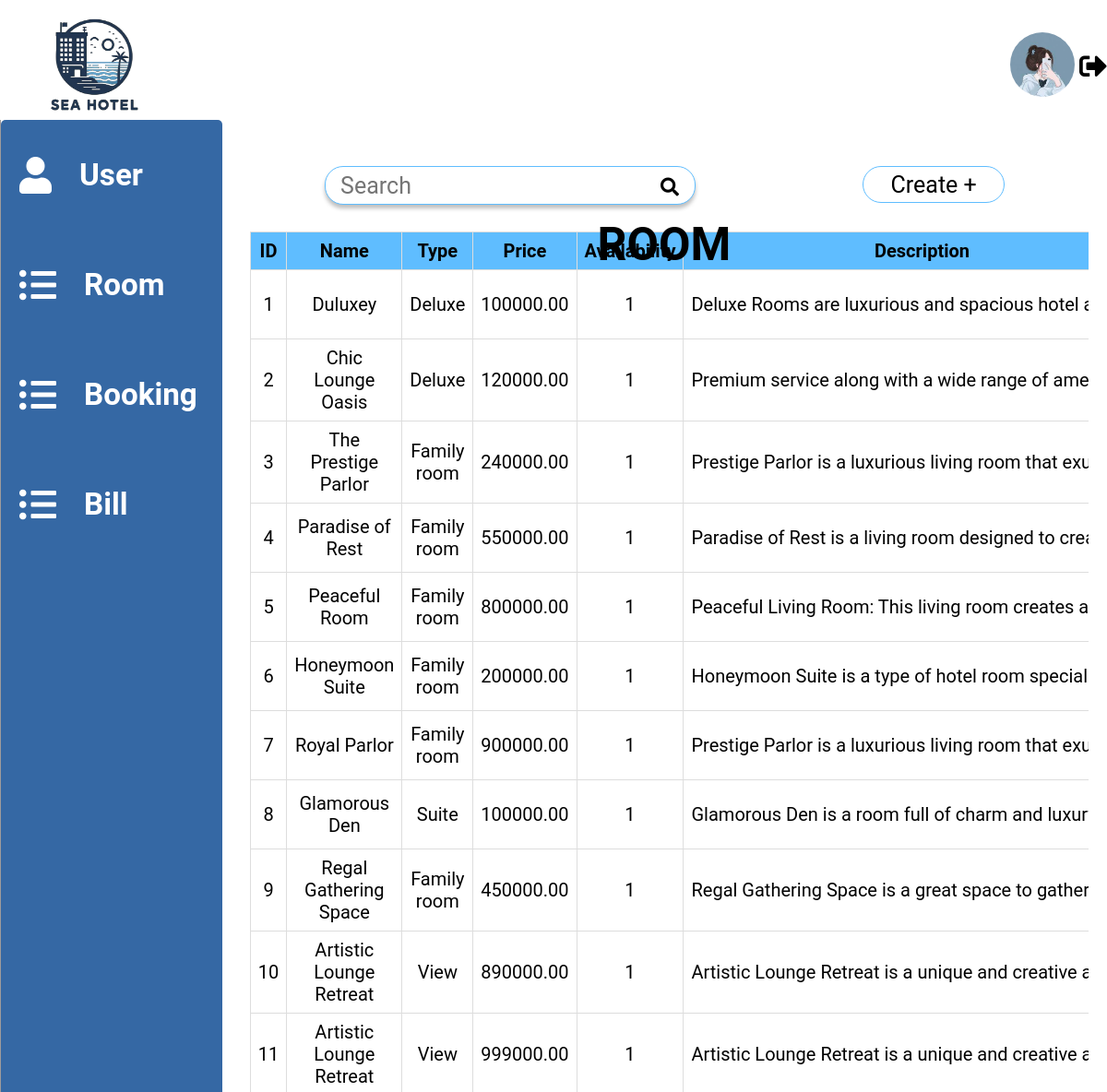
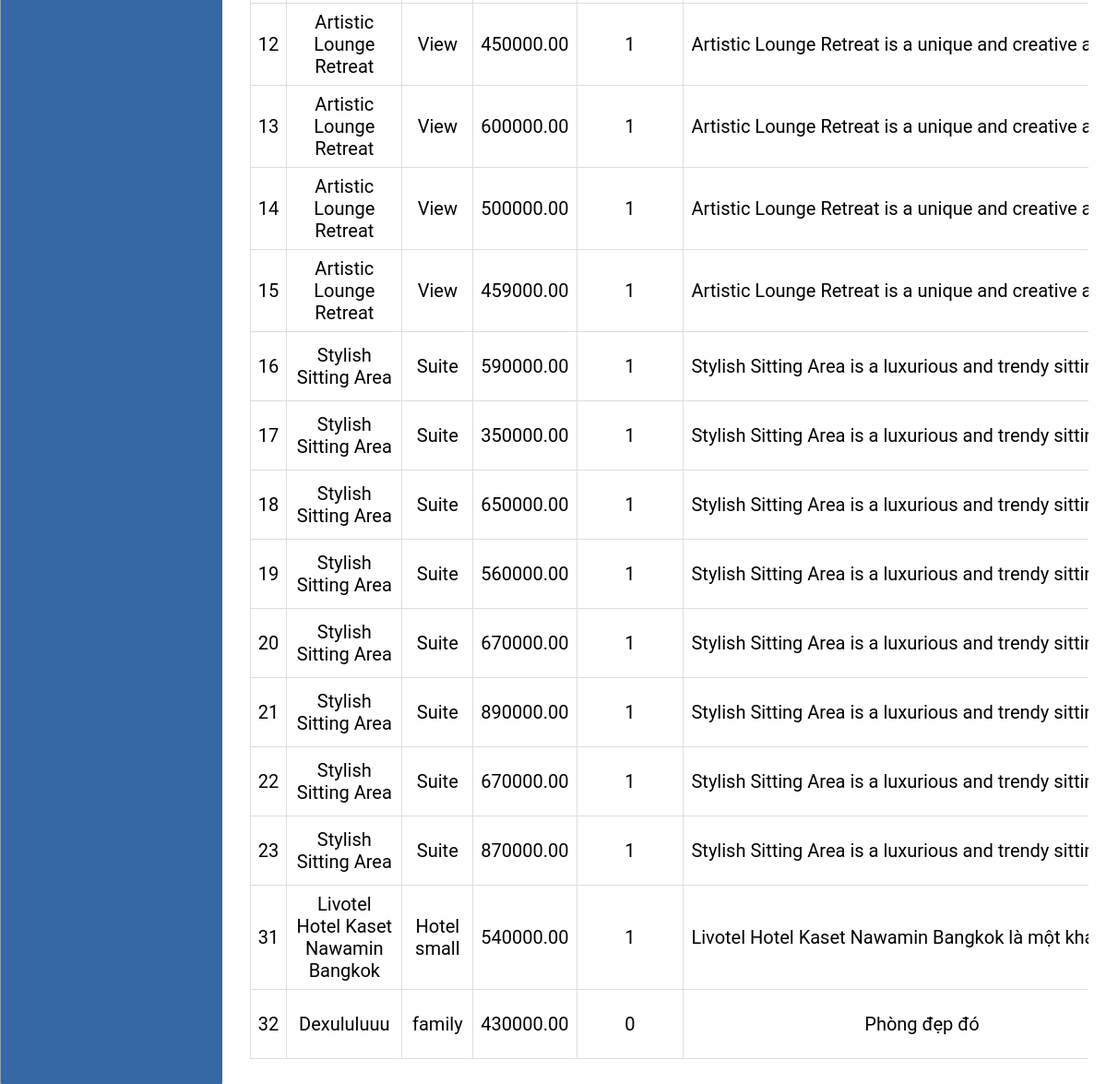
The app's page /admin/Room/view (signed in) with its own data (2 pictures, top to bottom).
### tables this page shows
CREATE TABLE `rooms` (
  `id` int(11) NOT NULL,
  `name` varchar(100) NOT NULL,
  `type` varchar(50) NOT NULL,
  `price` decimal(10,2) NOT NULL,
  `availability` tinyint(1) NOT NULL,
  `description` varchar(500) NOT NULL,
  `rating` tinyint(4) NOT NULL
);

### app/Controllers/admin/Room/admin.room.controller.php (called while the page is built)
<?php
require(__DIR__ . "/../../../Views/admin/Room/Admin.Room.view.php");

### index.php (called while the page is built, shortened)
<?php
    require 'router.php';
?>

### app/Models/admin.model.php (called while the page is built, shortened)
<?php
require(__DIR__."../../Databases/database.php");
function selectRoom(){
    global $connection;
    try{
        $stt = $connection -> query("Select * from rooms");
        $stt -> execute();
        return $stt ->fetchAll(PDO::FETCH_ASSOC);
    } catch(PDOException $e){
        echo "Error: ".$e->getMessage();
    }
}

### app/Views/admin/Room/Admin.Room.view.php (the view, shortened to what this page needs)
<!DOCTYPE html>
<html lang="en">
<head>
    <link rel="stylesheet" href="https://cdnjs.cloudflare.com/ajax/libs/font-awesome/5.15.1/css/all.min.css">
    <link rel="stylesheet" href="../../../../public/css/Adminpage.css">
</head>
<body>
    <?php
    include(__DIR__ . "/.././../layouts/admin.navbar.php");
    ?>
    <div class="container">
        <div class="main_menu_left">
        <div class="item">
                <a class="redirect" href="/admin/User/view">
                    <button class="tablinks" data-tab="userTab">
                        <i class="fas fa-user" style="padding-right:30px"></i>
                        <h5 class="titles">User</h5>
                    </button>
                </a>
            </div>
            <div class="item">
                <a class="redirect" href="/admin/Room/view">
                    <button class="tablinks" data-tab="roomTab">
                        <i class="fas fa-list-ul" style="padding-right:30px"></i>
                        <h5 class="titles">Room</h5>
                    </button>
                </a>
            </div>
            <div class="item">
                <a class="redirect" href="/admin/Booking/view">
                    <button class="tablinks" data-tab="bookingTab">
                        <i class="fas fa-list-ul" style="padding-right:30px"></i>
                        <h5 class="titles">Booking</h5>
                    </button>
                </a>
            </div>
            <div class="item">
                <a class="redirect" href="/admin/Bill/view">
                    <button class="tablinks" data-tab="billTab">
                        <i class="fas fa-list-ul" style="padding-right:30px"></i>
                        <h5 class="titles">Bill</h5>
                    </button>
                </a>
            </div>
        </div>
        <div class="menu_right">
            <div id="roomTab" class="tabcontent">
                <h1 class="animate-charcter" style="text-align: center; margin-bottom:50px">ROOM</h1>
                <div class="ItemRoom">
                    <div class="search">
                        <form action="/admin/Search/Room" method="POST">
                            <input type="text" id="search" name="search" placeholder="Search">
                            <button type="submit" id="buttonsearch"><i id="iconsearch" class="fas fa-search"></i></button>
                        </form>
                    </div>
                    <a href="/admin/Room/create"><button type="button" id="createRoom">Create +</button></a>
                </div>
                <br>
                <table class="table">
                    <thead>
                        <tr>
                            <th>ID</th>
                            <th>Name</th>
                            <th>Type</th>
                            <th>Price</th>
                            <th>Availability</th>
                            <th>Description</th>
                        </tr>
                    </thead>
                    <tbody>
                        <?php
                        require_once(__DIR__ . '/../../../Models/admin.model.php');
                        $rooms = selectRoom();
                        if ($rooms) {
                            foreach ($rooms as $room) {
                        ?>
                                <tr>
                                    <td><?php echo $room['id']; ?></td>
                                    <td><?php echo $room['name']; ?></td>
                                    <td><?php echo $room['type']; ?></td>
                                    <td><?php echo $room['price']; ?></td>
                                    <td><?php echo $room['availability']; ?></td>
                                    <td class="ellipsis" onclick="showFullText(this)"> <?php echo $room['description'];  ?></td>
                                </tr>
                        <?php
                            }
                        } else {
                            echo "<p>No room found. </p>";
                        }
                        ?>
                    </tbody>
                </table>
            </div>
        </div>
    </div>
</body>
</html>

### public/css/Adminpage.css (style rules this page uses)
* { margin: 0; padding: 0; font-family: 'Roboto', sans-serif; }
.container { display: grid; grid-template-columns: 20% 80%; flex-shrink: 0; border-left: 1px solid var(--Gray, #9F9B9B); height: 100%; margin-top: 130px; }
.main_menu_left { display: flex; flex-direction: column; background: #3568A4; align-items: center; border-radius: 5px; transition: width 0.3s ease-in-out; }
.item { width: 100%; }
.item button { display: flex; border: none; outline: none; background: none; width: 228px; height: 79px; font-size: 40px; align-items: center; color: #FFF; margin: 20px; }
.tabcontent { max-width: 100%; margin: 20px; overflow: auto; }
#createUser, #createRoom { text-align: center; width: 154px; height: 40px; font-size: 25px; background: var(--WHITE, #FFF); border-radius: 20px; border: 1px solid var(--bulue1, #5FBDFF); }
.table { width: 100%; margin: 10px; border-collapse: collapse; font-size: 20px; }
.table th, .table td { border: 1px solid #dddddd; padding: 8px; text-align: center; }
.table th { background-color: #5FBDFF; }
.search { display: flex; justify-content: space-around; width: 400px; }
.search { display: flex; justify-content: space-around; width: 400px; height: 40px; box-shadow: 0px 4px 4px 0px rgba(0, 0, 0, 0.25); border-radius: 20px; border: 1px solid var(--bulue1, #5FBDFF); background: var(--WHITE, #FFF); }
#search { border: none; outline: none; font-size: 25px; }
#buttonsearch { border: none; outline: none; background: none; }
#iconsearch { width: 20px; height: 20px; font-size: 20px; }
.ItemRoom, .ItemUser { display: flex; justify-content: space-around; margin-top: 30px; }
.search { display: flex; justify-content: space-around; align-items: center; width: 400px; height: 40px; box-shadow: 0px 4px 4px 0px rgba(0, 0, 0, 0.25); border-radius: 20px; border: 1px solid var(--bulue1, #5FBDFF); background: var(--WHITE, #FFF); }
.ellipsis { white-space: nowrap; overflow: hidden; text-overflow: ellipsis; max-width: 500px; cursor: pointer; }
.animate-charcter { text-align: center; font-size: 50px; animation: myAnimation 5s infinite; position: fixed; top: 10%; left:60%; transform: translateX(-50%); margin-bottom: 50px; }
.redirect { text-decoration: none; }

### records on screen
rooms: id "1", name "Duluxey", type "Deluxe", price "100000.00", availability "1", description "Deluxe Rooms are luxurious and spacious hotel accom…"
rooms: id "2", name "Chic Lounge Oasis", type "Deluxe", price "120000.00", availability "1", description "Premium service along with a wide range of amenities…"
rooms: id "3", name "The Prestige Parlor", type "Family room", price "240000.00", availability "1", description "Prestige Parlor is a luxurious living room that exudes el…"
rooms: id "4", name "Paradise of Rest", type "Family room", price "550000.00", availability "1", description "Paradise of Rest is a living room designed to create a…"
rooms: id "5", name "Peaceful Room", type "Family room", price "800000.00", availability "1", description "Peaceful Living Room: This living room creates a peac…"
rooms: id "6", name "Honeymoon Suite", type "Family room", price "200000.00", availability "1", description "Honeymoon Suite is a type of hotel room specially desi…"
rooms: id "7", name "Royal Parlor", type "Family room", price "900000.00", availability "1", description "Prestige Parlor is a luxurious living room that exudes el…"
rooms: id "8", name "Glamorous Den", type "Suite", price "100000.00", availability "1", description "Glamorous Den is a room full of charm and luxury, crea…"
rooms: id "9", name "Regal Gathering Space", type "Family room", price "450000.00", availability "1", description "Regal Gathering Space is a great space to gather and…"
rooms: id "10", name "Artistic Lounge Retreat", type "View", price "890000.00", availability "1", description "Artistic Lounge Retreat is a unique and creative art spa…"
rooms: id "11", name "Artistic Lounge Retreat", type "View", price "999000.00", availability "1", description "Artistic Lounge Retreat is a unique and creative art spa…"
rooms: id "12", name "Artistic Lounge Retreat", type "View", price "450000.00", availability "1", description "Artistic Lounge Retreat is a unique and creative art spa…"
rooms: id "13", name "Artistic Lounge Retreat", type "View", price "600000.00", availability "1", description "Artistic Lounge Retreat is a unique and creative art spa…"
rooms: id "14", name "Artistic Lounge Retreat", type "View", price "500000.00", availability "1", description "Artistic Lounge Retreat is a unique and creative art spa…"
rooms: id "15", name "Artistic Lounge Retreat", type "View", price "459000.00", availability "1", description "Artistic Lounge Retreat is a unique and creative art spa…"
rooms: id "16", name "Stylish Sitting Area", type "Suite", price "590000.00", availability "1", description "Stylish Sitting Area is a luxurious and trendy sitting spa…"
rooms: id "17", name "Stylish Sitting Area", type "Suite", price "350000.00", availability "1", description "Stylish Sitting Area is a luxurious and trendy sitting spa…"
rooms: id "18", name "Stylish Sitting Area", type "Suite", price "650000.00", availability "1", description "Stylish Sitting Area is a luxurious and trendy sitting spa…"
rooms: id "19", name "Stylish Sitting Area", type "Suite", price "560000.00", availability "1", description "Stylish Sitting Area is a luxurious and trendy sitting spa…"
rooms: id "20", name "Stylish Sitting Area", type "Suite", price "670000.00", availability "1", description "Stylish Sitting Area is a luxurious and trendy sitting spa…"
rooms: id "21", name "Stylish Sitting Area", type "Suite", price "890000.00", availability "1", description "Stylish Sitting Area is a luxurious and trendy sitting spa…"
rooms: id "22", name "Stylish Sitting Area", type "Suite", price "670000.00", availability "1", description "Stylish Sitting Area is a luxurious and trendy sitting spa…"
rooms: id "23", name "Stylish Sitting Area", type "Suite", price "870000.00", availability "1", description "Stylish Sitting Area is a luxurious and trendy sitting spa…"
rooms: id "31", name "Livotel Hotel Kaset Nawamin Bangkok", type "Hotel small", price "540000.00", availability "1", description "Livotel Hotel Kaset Nawamin Bangkok là một khách sạ…"
rooms: id "32", name "Dexululuuu", type "family", price "430000.00", availability "0", description "Phòng đẹp đó"
